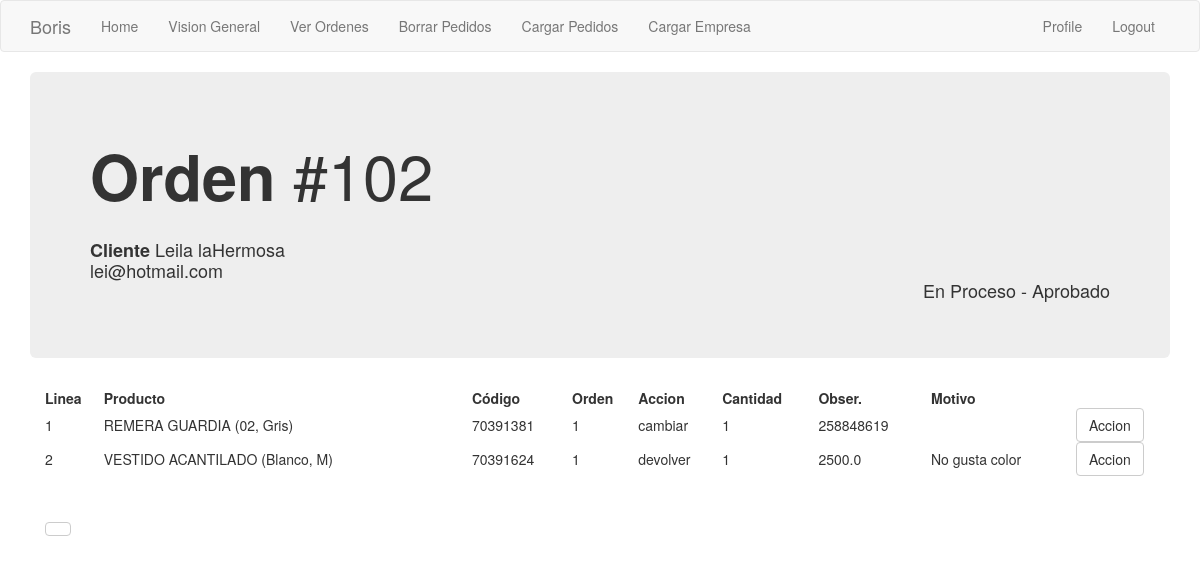
Screenshot of /orden/1 (signed in) with the database file from the repository.
### app/models.py (models this page shows, shortened)
class Order_header(db.Model):
    id = db.Column(db.Integer, primary_key=True)
    order_number = db.Column(db.Integer, index=True)
    order_id_anterior = db.Column(db.Integer)
    creation_date = db.Column(db.String(35), index=True)
    last_update_date = db.Column(db.String(35))
    payment_method = db.Column(db.String(10))
    payment_card = db.Column(db.String(10))
    courier_order_id = db.Column(db.String(64), index=True)
    status = db.Column(db.String(15))
    sub_status = db.Column(db.String(15))
    customer_address = db.Column(db.String(64))
    customer_number = db.Column(db.String(10))
    customer_floor = db.Column(db.String(10))
    customer_zipcode = db.Column(db.String(8))
    customer_locality = db.Column(db.String(64))
    customer_city = db.Column(db.String(64))
    customer_province = db.Column(db.String(64))
    customer_country = db.Column(db.String(64))
    detalle = db.relationship('Order_detail', backref='productos', lazy='dynamic')
    transaction = db.relationship('Transaction_log', backref='transaccion', lazy='dynamic')
    customer_id = db.Column(db.Integer, db.ForeignKey('customer.id'))
    store = db.Column(db.Integer, db.ForeignKey('company.store_id'))

class Customer(db.Model):
    id = db.Column(db.Integer, primary_key=True)
    platform = db.Column(db.String(64), index=True)
    name = db.Column(db.String(64), index=True)
    email = db.Column(db.String(120), index=True, unique=True)
    phone = db.Column(db.String(15))
    orders = db.relationship('Order_header', backref='buyer', lazy='dynamic')

class Order_detail(db.Model):
    order_line_number = db.Column(db.String, primary_key=True)
    line_number = db.Column(db.Integer)
    prod_id = db.Column(db.Integer)
    name = db.Column(db.String(120))
    accion = db.Column(db.String(10))
    accion_cambiar_por = db.Column(db.Integer)
    accion_cantidad = db.Column(db.Integer)
    motivo = db.Column(db.String(50))
    monto_a_devolver = db.Column(db.Float)
    order = db.Column(db.Integer, db.ForeignKey('order_header.id'))

### app/main/routes.py (the view)
@bp.route('/orden/<orden_id>')
@login_required
def orden(orden_id):
    orden = Order_header.query.filter_by(id=orden_id).first()
    orden_linea = Order_detail.query.filter_by(order=orden_id).all()
    return render_template('orden.html', orden=orden, orden_linea=orden_linea, customer=orden.buyer)

### app/main/routes.py (called while the page is built)
@bp.before_app_request
def before_request():
    if current_user.is_authenticated:
        current_user.last_seen = datetime.utcnow()
        db.session.commit()

### app/models.py (called while the page is built)
@login.user_loader
def load_user(id):
    return User.query.get(int(id))

### app/templates/orden.html
{% extends "base.html" %}
{% block app_content %}
    <div class='jumbotron'>
        <h1>
            <strong>Orden </strong>#{{orden.order_number}}
        </h1>
        <h4>
            <br> <strong> Cliente </strong>{{customer.name}}
            <br>         {{customer.email}}
            <div class="text-right"> {{orden.status}} - {{orden.sub_status}} </div>
        </h4>
    </div>
    <div class='container'>
        <table style="width:100%">
            <tr>
                <th>Linea</th>
                <th>Producto</th>
                <th>Código</th>
                <th>Orden</th>
                <th>Accion</th>
                <th>Cantidad</th>
                <th>Obser.</th>
                <th>Motivo</th>
                <th></th>
            </tr>
            {% for i in orden_linea %}
            <tr>
                <td>{{i['line_number']}}</td>
                <td>{{i['name']}}</td>
                <td>{{i['prod_id']}}</td>
                <td>{{i['order']}}</td>
                <td>{{i['accion']}}</td>
                <td>{{i['accion_cantidad']}}</td>
                <td>
                {% if i['accion'] == 'cambiar' %}
                    {{i['accion_cambiar_por']}}
                {% else %}
                    {{i['monto_a_devolver']}}
                {% endif %}
                </td>
                <td>{{i['motivo']}}</td>
                <td><a href="{ url_for('main.gestionar_ordenes', orden_id = orden.id}">
                    <button class="btn btn-default"> Accion </button></td>
            </tr>
            {% endfor %}
        </table>
        <br><br>
            {% if orden.sub_status == 'Iniciado' %}
                {% set text = 'Cobrar envío y pasar a Ready' %}
                {% set accion_orden = 'toReady' %}
            {% endif %}
            {% if orden.sub_status == 'Recibido' %}
                {% set text = 'Revisar y aprobar Solicitud' %}
                {% set accion_orden = 'toApproved' %}
            {% endif %}
            <a href="{{ url_for('main.gestionar_ordenes', orden_id = orden.id, accion_orden = accion_orden ) }}">
            <button class="btn btn-default"> {{text}} </button></a>
    </div>
{% endblock %}

### rows the page displays
Order_header: order_number "102", status "En Proceso", sub_status "Aprobado"
Customer: name "Leila laHermosa", email "lei@hotmail.com"
Order_detail: line_number "1", name "REMERA GUARDIA (02, Gris)", prod_id "70391381", order "1", accion "cambiar", accion_cantidad "1", accion_cambiar_por "258848619"
Order_detail: line_number "2", name "VESTIDO ACANTILADO (Blanco, M)", prod_id "70391624", order "1", accion "devolver", accion_cantidad "1", monto_a_devolver "2500.0", motivo "No gusta color"

### other values shown
{{ 'Logout' }} "Logout"
